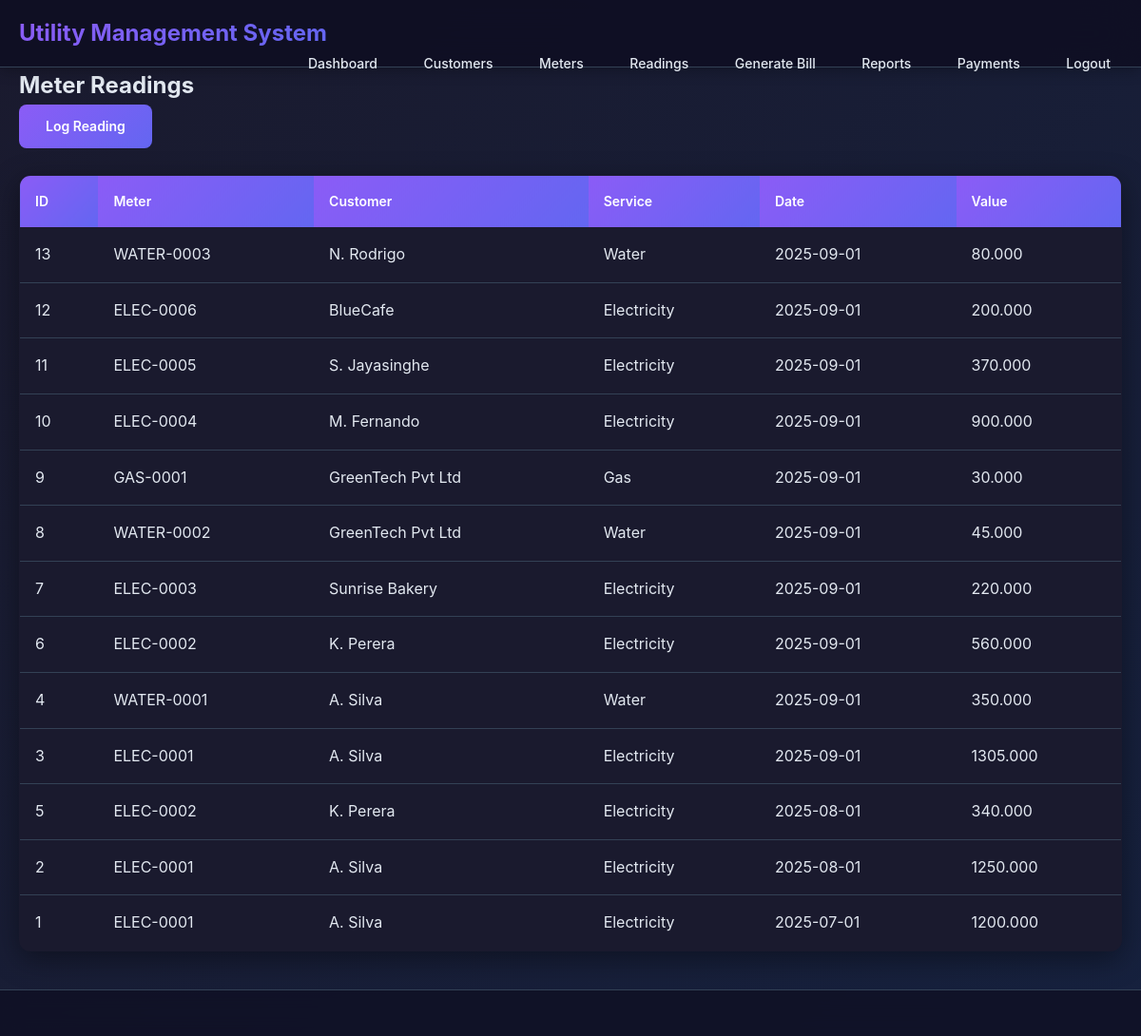
/public/readings.php (signed in), run on the app's committed database.
### tables this page shows
CREATE TABLE meter_reading (
  reading_id INT AUTO_INCREMENT PRIMARY KEY,
  meter_id INT NOT NULL,
  reading_date DATE NOT NULL,
  reading_value DECIMAL(12,3) NOT NULL,
  recorded_by INT,
  CONSTRAINT uc_meter_date UNIQUE (meter_id, reading_date),
  FOREIGN KEY (meter_id) REFERENCES meter(meter_id) ON DELETE CASCADE,
  FOREIGN KEY (recorded_by) REFERENCES `user`(user_id)
);

CREATE TABLE meter (
  meter_id INT AUTO_INCREMENT PRIMARY KEY,
  meter_no VARCHAR(50) NOT NULL UNIQUE,
  customer_id INT NOT NULL,
  service_id INT NOT NULL,
  install_date DATE,
  status ENUM('Active','Inactive','Disconnected') DEFAULT 'Active',
  FOREIGN KEY (customer_id) REFERENCES customer(customer_id) ON DELETE CASCADE,
  FOREIGN KEY (service_id) REFERENCES service(service_id) ON DELETE RESTRICT
);

CREATE TABLE customer (
  customer_id INT AUTO_INCREMENT PRIMARY KEY,
  customer_type ENUM('Household','Business','Government') NOT NULL,
  name VARCHAR(150) NOT NULL,
  address TEXT,
  city VARCHAR(100),
  phone VARCHAR(20),
  email VARCHAR(100),
  created_at DATETIME DEFAULT CURRENT_TIMESTAMP
);

CREATE TABLE service (
  service_id INT AUTO_INCREMENT PRIMARY KEY,
  service_code VARCHAR(20) NOT NULL UNIQUE,
  name VARCHAR(50) NOT NULL,
  unit VARCHAR(20) NOT NULL
);

### public/readings.php (the view, shortened to what this page needs)
<?php
require_once __DIR__ . '/../includes/config.php';
require_once __DIR__ . '/../includes/header.php';
$readings = $pdo->query("SELECT r.*, m.meter_no, c.name as customer_name, s.name as service_name
                         FROM meter_reading r
                         JOIN meter m ON r.meter_id = m.meter_id
                         JOIN customer c ON m.customer_id = c.customer_id
                         JOIN service s ON m.service_id = s.service_id
                         ORDER BY r.reading_date DESC, r.reading_id DESC LIMIT 200")->fetchAll();
?>
<h2>Meter Readings</h2>
<a class="btn" href="log_reading.php">Log Reading</a>
<table class="table">
  <thead><tr><th>ID</th><th>Meter</th><th>Customer</th><th>Service</th><th>Date</th><th>Value</th></tr></thead>
  <tbody>
    <?php foreach($readings as $r): ?>
    <tr>
      <td><?= $r['reading_id'] ?></td>
      <td><?= htmlspecialchars($r['meter_no']) ?></td>
      <td><?= htmlspecialchars($r['customer_name']) ?></td>
      <td><?= htmlspecialchars($r['service_name']) ?></td>
      <td><?= htmlspecialchars($r['reading_date']) ?></td>
      <td><?= htmlspecialchars($r['reading_value']) ?></td>
    </tr>
    <?php endforeach; ?>
  </tbody>
</table>
<?php require_once __DIR__ . '/../includes/footer.php'; ?>

### assets/css/style.css (style rules this page uses)
:root { --max-width: 1200px; --primary: #8b5cf6; --primary-dark: #7c3aed; --secondary: #ec4899; --accent: #f59e0b; --success: #10b981; --warning: #f59e0b; --error: #ef4444; --info: #06b6d4; --dark: #0f0f23; --dark-light: #1a1a2e; --dark-lighter: #252547; --light: #e2e8f0; --light-muted: #94a3b8; --gray-100: #1e293b; --gray-200: #334155; --gray-300: #475569; --gray-400: #64748b; --gray-500: #94a3b8; --gray-600: #cbd5e1; --gradient-primary: linear-gradient(135deg, #8b5cf6 0%, #6366f1 100%); --gradient-secondary: linear-gradient(135deg, #ec4899 0%, #f97316 100%); --gradient-accent: linear-gradient(135deg, #f59e0b 0%, #eab308 100%); --gradient-dark: linear-gradient(135deg, #1a1a2e 0%, #16213e 100%); --shadow-sm: 0 2px 15px rgba(0, 0, 0, 0.3); --shadow-md: 0 8px 30px rgba(0, 0, 0, 0.4); --shadow-lg: 0 16px 50px rgba(0, 0, 0, 0.5); --border-radius: 12px; --border-radius-lg: 16px; }
* { box-sizing: border-box; margin: 0; padding: 0; }
body { font-family: 'Inter', 'Segoe UI', Arial, sans-serif; background: var(--gradient-dark); margin: 0; color: var(--light); line-height: 1.6; min-height: 100vh; }
.btn { display: inline-block; padding: 12px 28px; background: var(--gradient-primary); color: white; border-radius: 8px; border: none; cursor: pointer; text-decoration: none; font-weight: 600; font-size: 14px; transition: all 0.3s ease; position: relative; overflow: hidden; }
.btn::before { content: ''; position: absolute; top: 0; left: -100%; width: 100%; height: 100%; background: linear-gradient(90deg, transparent, rgba(255,255,255,0.2), transparent); transition: left 0.5s; }
.table { width: 100%; border-collapse: collapse; margin-top: 20px; background: var(--dark-light); border-radius: var(--border-radius); overflow: hidden; box-shadow: var(--shadow-md); border: 1px solid var(--gray-200); }
.table th { background: var(--gradient-primary); color: white; padding: 16px; text-align: left; font-weight: 600; font-size: 14px; }
.table td { padding: 16px; border-bottom: 1px solid var(--gray-200); color: var(--light); }
.table tr:last-child td { border-bottom: none; }
.login-box, .card, .table { animation: fadeInUp 0.6s ease-out; }
::placeholder { color: var(--gray-400); }

### data on the page
meter_reading: reading_id "13", meter.meter_no "WATER-0003", customer.name "N. Rodrigo", service.name "Water", reading_date "2025-09-01", reading_value "80.000"
meter_reading: reading_id "12", meter.meter_no "ELEC-0006", customer.name "BlueCafe", service.name "Electricity", reading_date "2025-09-01", reading_value "200.000"
meter_reading: reading_id "11", meter.meter_no "ELEC-0005", customer.name "S. Jayasinghe", service.name "Electricity", reading_date "2025-09-01", reading_value "370.000"
meter_reading: reading_id "10", meter.meter_no "ELEC-0004", customer.name "M. Fernando", service.name "Electricity", reading_date "2025-09-01", reading_value "900.000"
meter_reading: reading_id "9", meter.meter_no "GAS-0001", customer.name "GreenTech Pvt Ltd", service.name "Gas", reading_date "2025-09-01", reading_value "30.000"
meter_reading: reading_id "8", meter.meter_no "WATER-0002", customer.name "GreenTech Pvt Ltd", service.name "Water", reading_date "2025-09-01", reading_value "45.000"
meter_reading: reading_id "7", meter.meter_no "ELEC-0003", customer.name "Sunrise Bakery", service.name "Electricity", reading_date "2025-09-01", reading_value "220.000"
meter_reading: reading_id "6", meter.meter_no "ELEC-0002", customer.name "K. Perera", service.name "Electricity", reading_date "2025-09-01", reading_value "560.000"
meter_reading: reading_id "4", meter.meter_no "WATER-0001", customer.name "A. Silva", service.name "Water", reading_date "2025-09-01", reading_value "350.000"
meter_reading: reading_id "3", meter.meter_no "ELEC-0001", customer.name "A. Silva", service.name "Electricity", reading_date "2025-09-01", reading_value "1305.000"
meter_reading: reading_id "5", meter.meter_no "ELEC-0002", customer.name "K. Perera", service.name "Electricity", reading_date "2025-08-01", reading_value "340.000"
meter_reading: reading_id "2", meter.meter_no "ELEC-0001", customer.name "A. Silva", service.name "Electricity", reading_date "2025-08-01", reading_value "1250.000"
meter_reading: reading_id "1", meter.meter_no "ELEC-0001", customer.name "A. Silva", service.name "Electricity", reading_date "2025-07-01", reading_value "1200.000"
